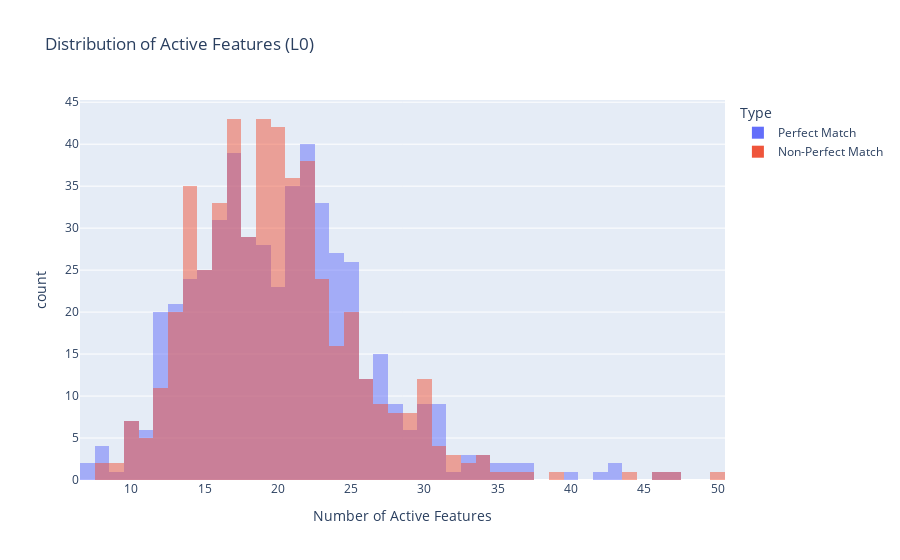

Source (notebook cell):
### Code cell
# Plot L0 histograms
l0_perfect = (perfect_acts_stacked > 0).float().sum(-1).cpu().numpy()
l0_non_perfect = (non_perfect_acts_stacked > 0).float().sum(-1).cpu().numpy()

# Create a DataFrame for plotting
l0_data = pd.DataFrame({
    'L0': np.concatenate([l0_perfect, l0_non_perfect]),
    'Type': ['Perfect Match'] * len(l0_perfect) + ['Non-Perfect Match'] * len(l0_non_perfect)
})

# Plot histogram
fig = px.histogram(l0_data, x='L0', color='Type', barmode='overlay',
                  title='Distribution of Active Features (L0)',
                  labels={'L0': 'Number of Active Features', 'count': 'Frequency'})
fig.show()

### Figure 1 — Plotly figure (JSON) as saved in the notebook; plotly's stock layout.template omitted (floating-point values rounded to 4 significant figures; data arrays with more than 128 entries replaced by an {"elided": "..."} marker saying what was removed)
{"data": [{"alignmentgroup": "True", "bingroup": "x", "hovertemplate": "Type=Perfect Match<br>Number of Active Features=%{x}<br>count=%{y}<extra></extra>", "legendgroup": "Perfect Match", "marker": {"color": "#636efa", "opacity": 0.5, "pattern": {"shape": ""}}, "name": "Perfect Match", "offsetgroup": "Perfect Match", "orientation": "v", "showlegend": true, "type": "histogram", "x": {"elided": "500 int values"}, "xaxis": "x", "yaxis": "y"}, {"alignmentgroup": "True", "bingroup": "x", "hovertemplate": "Type=Non-Perfect Match<br>Number of Active Features=%{x}<br>count=%{y}<extra></extra>", "legendgroup": "Non-Perfect Match", "marker": {"color": "#EF553B", "opacity": 0.5, "pattern": {"shape": ""}}, "name": "Non-Perfect Match", "offsetgroup": "Non-Perfect Match", "orientation": "v", "showlegend": true, "type": "histogram", "x": {"elided": "500 int values"}, "xaxis": "x", "yaxis": "y"}], "layout": {"barmode": "overlay", "legend": {"title": {"text": "Type"}, "tracegroupgap": 0}, "title": {"text": "Distribution of Active Features (L0)"}, "xaxis": {"anchor": "y", "domain": [0, 1], "title": {"text": "Number of Active Features"}}, "yaxis": {"anchor": "x", "domain": [0, 1], "title": {"text": "count"}}}}
